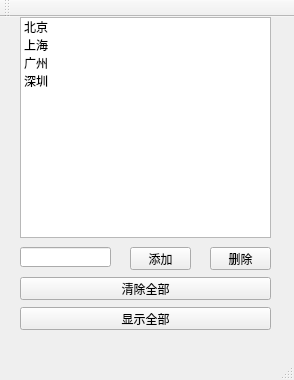
<?xml version="1.0" encoding="UTF-8"?>
<ui version="4.0">
 <class>MainWindow</class>
 <widget class="QMainWindow" name="MainWindow">
  <property name="geometry">
   <rect>
    <x>0</x>
    <y>0</y>
    <width>294</width>
    <height>380</height>
   </rect>
  </property>
  <property name="windowTitle">
   <string>MainWindow</string>
  </property>
  <widget class="QWidget" name="centralWidget">
   <widget class="QListWidget" name="listWidget">
    <property name="geometry">
     <rect>
      <x>20</x>
      <y>0</y>
      <width>251</width>
      <height>221</height>
     </rect>
    </property>
    <item>
     <property name="text">
      <string>北京</string>
     </property>
     <property name="icon">
      <iconset resource="res.qrc">
       <normaloff>:/new/icon/images/bkImg.png</normaloff>:/new/icon/images/bkImg.png</iconset>
     </property>
    </item>
    <item>
     <property name="text">
      <string>上海</string>
     </property>
     <property name="icon">
      <iconset resource="res.qrc">
       <normaloff>:/new/icon/images/icon.png</normaloff>:/new/icon/images/icon.png</iconset>
     </property>
    </item>
    <item>
     <property name="text">
      <string>广州</string>
     </property>
     <property name="icon">
      <iconset resource="res.qrc">
       <normaloff>:/new/icon/images/bkImg.png</normaloff>:/new/icon/images/bkImg.png</iconset>
     </property>
    </item>
    <item>
     <property name="text">
      <string>深圳</string>
     </property>
     <property name="icon">
      <iconset resource="res.qrc">
       <normaloff>:/new/icon/images/icon.png</normaloff>:/new/icon/images/icon.png</iconset>
     </property>
    </item>
   </widget>
   <widget class="QPushButton" name="addCityButton">
    <property name="geometry">
     <rect>
      <x>130</x>
      <y>230</y>
      <width>61</width>
      <height>23</height>
     </rect>
    </property>
    <property name="text">
     <string>添加</string>
    </property>
   </widget>
   <widget class="QPushButton" name="delCityButton">
    <property name="geometry">
     <rect>
      <x>210</x>
      <y>230</y>
      <width>61</width>
      <height>23</height>
     </rect>
    </property>
    <property name="text">
     <string>删除</string>
    </property>
   </widget>
   <widget class="QLineEdit" name="cityNameEdit">
    <property name="geometry">
     <rect>
      <x>20</x>
      <y>230</y>
      <width>91</width>
      <height>20</height>
     </rect>
    </property>
   </widget>
   <widget class="QPushButton" name="delAllButton">
    <property name="geometry">
     <rect>
      <x>20</x>
      <y>260</y>
      <width>251</width>
      <height>23</height>
     </rect>
    </property>
    <property name="text">
     <string>清除全部</string>
    </property>
   </widget>
   <widget class="QPushButton" name="showAllButton">
    <property name="geometry">
     <rect>
      <x>20</x>
      <y>290</y>
      <width>251</width>
      <height>23</height>
     </rect>
    </property>
    <property name="text">
     <string>显示全部</string>
    </property>
   </widget>
  </widget>
  <widget class="QMenuBar" name="menuBar">
   <property name="geometry">
    <rect>
     <x>0</x>
     <y>0</y>
     <width>294</width>
     <height>23</height>
    </rect>
   </property>
  </widget>
  <widget class="QToolBar" name="mainToolBar">
   <attribute name="toolBarArea">
    <enum>TopToolBarArea</enum>
   </attribute>
   <attribute name="toolBarBreak">
    <bool>false</bool>
   </attribute>
  </widget>
  <widget class="QStatusBar" name="statusBar"/>
 </widget>
 <layoutdefault spacing="6" margin="11"/>
 <resources>
  <include location="res.qrc"/>
 </resources>
 <connections/>
</ui>
